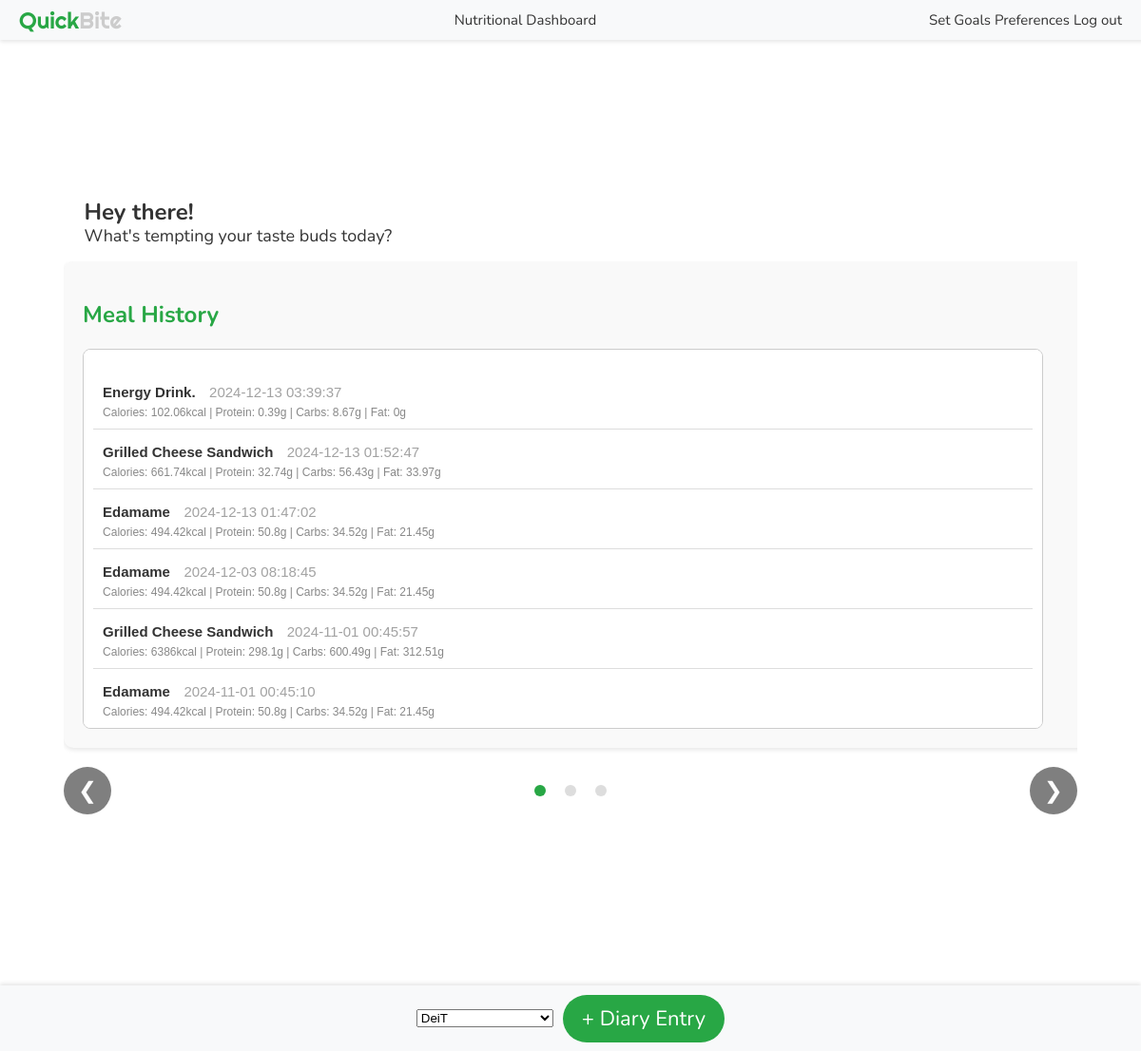
/dashboard (signed in), run on the app's committed database.
### tables this page shows
CREATE TABLE diary_meal_entries (
    id INTEGER PRIMARY KEY AUTOINCREMENT,
    user_id INTEGER NOT NULL,           -- Foreign key to reference users table
    meal_name TEXT NOT NULL,   
    SUGAR_added_g INTEGER,
    CA_mg INTEGER,
    CHOCDF_net_g INTEGER,
    CHOCDF_g INTEGER,
    CHOLE_mg INTEGER,
    ENERC_KCAL_kcal INTEGER,
    FAMS_g INTEGER,
    FAPU_g INTEGER,
    FASAT_g INTEGER,
    FATRN_g INTEGER,
    FIBTG_g INTEGER,
    FOLDFE_microg INTEGER,
    FOLFD_microg INTEGER,
    FOLAC_microg INTEGER,
    FE_mg INTEGER,
    MG_mg INTEGER,
    NIA_mg INTEGER,
    P_mg INTEGER,
    K_mg INTEGER,
    PROCNT_g INTEGER,
    RIBF_mg INTEGER,
    NA_mg INTEGER,
    SUGAR_ALCOHOL_g INTEGER,
    SUGAR_g INTEGER,
    THIA_mg INTEGER,
    FAT_g INTEGER,
    VITA_RAE_microg INTEGER,
    VITB12_microg INTEGER,
    VITB6A_mg INTEGER,
    VITC_mg INTEGER,
    VITD_microg INTEGER,
    TOCPHA_mg INTEGER,
    VITK_microg INTEGER,
    WATER_g INTEGER,
    ZN_mg INTEGER,
    timestamp TEXT NOT NULL              -- Timestamp when the meal was logged
, path_to_image TEXT, serving_count integer);

### app.py (the view)
@app.route("/dashboard")
@login_required
def dashboard():
    db = get_db()
    cursor = db.cursor()
    cursor.execute(
        """SELECT *, ENERC_KCAL_kcal as calories,
                   PROCNT_g as protein, CHOCDF_g as carbs, FAT_g as fat, timestamp FROM diary_meal_entries
                   WHERE user_id = ? ORDER BY datetime(timestamp) DESC""",
        (current_user.id,),
    )
    meals = cursor.fetchall()
    seven_days_ago = datetime.now() - timedelta(days=7)
    cursor.execute(
        """
        SELECT strftime('%Y-%m-%d', timestamp) AS day,
               SUM(ENERC_KCAL_kcal) AS calories,
               SUM(PROCNT_g) as protein,
               SUM(CHOCDF_g) as carbs,
               SUM(FAT_g) as fat
        FROM diary_meal_entries
        WHERE user_id = ? AND timestamp >= ?
        GROUP BY day
        ORDER BY day DESC
    """,
        (current_user.id, seven_days_ago),
    )
    meals_last_7_days = cursor.fetchall()
    cursor.execute(
        """
        WITH current_user_diary_meal_entries AS (
        SELECT * FROM diary_meal_entries
        WHERE user_id = ? AND DATE(timestamp) = DATE()
        )
        , current_user_table as (
        SELECT * FROM users
        WHERE id = ?
        )
        , today_nutrients AS (
        SELECT
        'Calories' AS nutrients,
        SUM(ENERC_KCAL_kcal) AS daily_calories
        FROM current_user_diary_meal_entries
        GROUP BY 1
        UNION
        SELECT
        'Proteins' AS nutrients,
        SUM(PROCNT_g)*4/SUM(ENERC_KCAL_kcal)*100 as daily_protein_pct
        FROM current_user_diary_meal_entries
        GROUP BY 1
        UNION
        SELECT
        'Carbs' AS nutrients,
        SUM(CHOCDF_g)*4/SUM(ENERC_KCAL_kcal)*100 as daily_carbs_pct
        FROM current_user_diary_meal_entries
        GROUP BY 1
        UNION
        SELECT
        'Fats' AS nutrients,
        SUM(FAT_g)*9/SUM(ENERC_KCAL_kcal)*100 as daily_fat_pct
        FROM current_user_diary_meal_entries
        GROUP BY 1
        )
        , daily_goals as (
        SELECT KEY AS nutrients, value AS set_goals
        FROM current_user_table, json_each(goals)
        )
        SELECT b.nutrients,
        ROUND(COALESCE(a.daily_calories,0),2) AS daily_calories,
        CAST(b.set_goals AS INTEGER) AS set_goals,
        ROUND(COALESCE(a.daily_calories,0)/NULLIF(CAST(b.set_goals AS INTEGER),0)*100,2) AS pct_of_goal
        FROM daily_goals b
        LEFT JOIN today_nutrients a ON
            a.nutrients = b.nutrients
    """,
        (
            current_user.id,
            current_user.id,
        ),
    )
    goals = cursor.fetchall()
    db.close()
    return render_template(
        "dashboard.html",
        user=current_user,
        meals=meals,
        user_id=current_user.id,
        meals_last_7_days=json.dumps(meals_last_7_days),
        goals=json.dumps(goals),
    )

### app.py (called while the page is built)
def get_db():
    if "db" not in g:
        g.db = sqlite3.connect("database.db")
    return g.db

@login_manager.user_loader
def load_user(user_id):
    db = get_db()
    cursor = db.cursor()
    cursor.execute("SELECT * FROM users WHERE id = ?", (user_id,))
    user_data = cursor.fetchone()
    if user_data:
        return User(*user_data)
    return None

### templates/dashboard.html (shortened to what this page needs)
<!DOCTYPE html>
<html lang="en">
<head>
    <link rel="stylesheet" href="{{ url_for('static', filename='css/style.css') }}">
</head>
<body class="no-background">
    <div class="header-bar">
        <div class="left" id="title-refresh">
            <span style="color: #28a745;">Quick</span><span style="color: #cccccc;">Bite</span>
        </div>
        <div class="center">Nutritional Dashboard</div>
        <div class="right">
            <a href="{{ url_for('goals') }}" style="text-decoration: none; color: inherit;"> Set Goals</a>
            <a href="{{ url_for('preferences') }}" style="text-decoration: none; color: inherit;">Preferences</a>
            <a href="{{ url_for('logout') }}" style="text-decoration: none; color: inherit;">Log out</a>
        </div>
    </div>
    <div class="grid-layout">
        <p class="greeting-text">
            <span class="greeting-main">Hey there!</span><span class="greeting-sub">What's tempting your taste buds
                today?</span>
        </p>
        <div class="carousel-container">
            <div class="carousel">
                <div class="carousel-item">
                    <h2>Meal History</h2>
                    <div class="meal-list">
                        <ul>
                            {% for meal in meals %}
                            <li data-meal-id="{{ meal[0] }}">
                                <span class="meal-name">{{ meal[2] }}</span>
                                <span class="meal-time">{{ meal[-1] }}</span><br>
                                <span class="meal-info">
                                    Calories: {{ meal[8] }}kcal | Protein: {{ meal[22] }}g | Carbs: {{ meal[6] }}g |
                                    Fat: {{ meal[28] }}g
                                </span>
                            </li>
                            {% else %}
                            <li>No meals recorded yet.</li>
                            {% endfor %}
                        </ul>
                    </div>
                </div>
            </div>
            <div class="carousel-controls">
                <button class="carousel-prev" onclick="prevSlide()">&#10094;</button>
                <div class="carousel-indicators">
                    <span class="indicator active" onclick="showSlide(0)"></span>
                    <span class="indicator" onclick="showSlide(1)"></span>
                    <span class="indicator" onclick="showSlide(2)"></span>
                </div>
                <button class="carousel-next" onclick="nextSlide()">&#10095;</button>
            </div>
        </div>
    </div>
    <div class="bottom-bar">
        <form id="uploadForm" action="/upload" method="POST" enctype="multipart/form-data">
            <select id="model-select" name="model">
                <option value="deit">DeiT</option>
            </select>
        </form>
        <button class="add-diary-button" onclick="triggerFileUpload()">+ Diary Entry</button>
    </div>
</body>
</html>

### static/css/style.css (style rules this page uses)
body { font-family: 'Nunito', sans-serif; background-size: cover; background-position: center; animation: fadeBackground 30s infinite; color: #333; margin: 0; padding: 0; display: flex; justify-content: center; align-items: center; height: 100vh; animation-timing-function:cubic-bezier(0.895, 0.03, 0.685, 0.22) }
h2 { color: #333; font: 24px 'Righteous'; color: #28a745; margin-bottom: 20px; }
p { font-family: 'nunito', sans-serif; color: #a2a2a2; }
button { width: 100%; padding: 10px; background-color: #888888; color: white; border: none; border-radius: 4px; cursor: pointer; margin: 10px 0; }
a { color: #888888; text-decoration: none; }
.meal-list { background-color: #fff; height: auto; overflow-y: auto; border: 1px solid #ccc; padding: 10px; border-radius: 8px; max-width: 32%; min-height: 400px; box-sizing: border-box; }
.meal-list ul { padding: 0; list-style-type: none; }
.meal-list li { padding: 10px; margin: 5px 0; border-bottom: 1px solid #ddd; }
.no-background { background: none !important; }
.header-bar { position: fixed; top: 0; left: 0; width: 100%; height: 42px; background-color: #f8f9fa; display: flex; justify-content: space-between; align-items: center; padding: 0 20px; box-shadow: 0 2px 4px rgba(0, 0, 0, 0.1); z-index: 1000; }
.header-bar .left { font-family: 'Righteous', sans-serif; font-size: 24px; }
.header-bar .center { font-family: 'nunito', sans-serif; font-size: 15px; text-align: center; flex: 1; }
.header-bar .right { font-family: 'nunito', sans-serif; font-size: 15px; text-align: right; padding-right: 40px; }
.bottom-bar { position: fixed; bottom: 0; left: 0; width: 100%; height: 69px; background-color: #f8f9fa; display: flex; justify-content: center; align-items: center; gap: 10px; box-shadow: 0 -2px 4px rgba(0, 0, 0, 0.1); z-index: 1000; }
.add-diary-button { background-color: #28a745; border: none; padding: 10px 20px; font-size: 22px; border-radius: 69px; width: auto; font-family: 'nunito', sans-serif; cursor: pointer; }
.meal-name { font-weight: bold; font-size: 15px; }
.meal-time { color: #a2a2a2; font-size: 15px; margin-left: 10px; }
.meal-info { color: #888888; font-size: 12px; display: block; margin-top: 5px; }
.greeting-text { display: block; font-family: 'Nunito', sans-serif; font-size: 18px; text-align: left; color: #333; padding-left: 2%; }
.greeting-main { font-size: 24px; font-weight: bold; display: block; }
.grid-layout { display: grid; grid-template-columns: 1fr; grid-template-rows: auto auto; padding: 20px; max-width: 1400px; margin: 0 auto; }
.greeting-sub { font-size: 18px; display: block; line-height: 1; }
.carousel-container { position: relative; max-width: 1200px; margin: 0 auto; overflow: hidden; padding-bottom: 50px; }
.carousel-container { position: relative; margin: 0 auto; overflow: hidden; }
.carousel { display: flex; transition: transform 0.5s ease-in-out; width: 300%; }
.carousel-item { min-width: 100%; box-sizing: border-box; padding: 20px; background-color: #f9f9f9; border-radius: 10px; box-shadow: 0 2px 5px rgba(0, 0, 0, 0.1); }
.carousel-controls { display: flex; justify-content: space-between; align-items: center; margin-top: 10px; width: 100%; }
.carousel-prev, .carousel-next { background-color: rgba(0, 0, 0, 0.5); color: white; border: none; padding: 10px; cursor: pointer; font-size: 24px; border-radius: 50%; width: 50px; height: 50px; transition: background-color 0.3s ease; display: flex; justify-content: center; align-items: center; }
.carousel-indicators { position: absolute; left: 50%; transform: translateX(-50%); display: flex; justify-content: center; align-items: center; gap: 10px; }
.indicator { display: inline-block; width: 12px; height: 12px; margin: 0 5px; background-color: #ddd; border-radius: 50%; cursor: pointer; }
.indicator.active { background-color: #28a745; }
.carousel-item h2 { font-family: 'Nunito', sans-serif; font-weight: 700; font-size: 24px; color: #28a745; margin-bottom: 20px; }
#title-refresh { cursor: pointer; }

### templates/dashboard.html (style rules this page uses)
body { font-family: Arial, sans-serif; }
.meal-list { height: 300px; overflow-y: scroll; }

### data on the page
diary_meal_entries: meal_name "Energy Drink.", timestamp "2024-12-13 03:39:37", ENERC_KCAL_kcal "102.06", PROCNT_g "0.39", CHOCDF_g "8.67", FAT_g "0"
diary_meal_entries: meal_name "Grilled Cheese Sandwich", timestamp "2024-12-13 01:52:47", ENERC_KCAL_kcal "661.74", PROCNT_g "32.74", CHOCDF_g "56.43", FAT_g "33.97"
diary_meal_entries: meal_name "Edamame", timestamp "2024-12-13 01:47:02", ENERC_KCAL_kcal "494.42", PROCNT_g "50.8", CHOCDF_g "34.52", FAT_g "21.45"
diary_meal_entries: meal_name "Edamame", timestamp "2024-12-03 08:18:45", ENERC_KCAL_kcal "494.42", PROCNT_g "50.8", CHOCDF_g "34.52", FAT_g "21.45"
diary_meal_entries: meal_name "Grilled Cheese Sandwich", timestamp "2024-11-01 00:45:57", ENERC_KCAL_kcal "6386", PROCNT_g "298.1", CHOCDF_g "600.49", FAT_g "312.51"
diary_meal_entries: meal_name "Edamame", timestamp "2024-11-01 00:45:10", ENERC_KCAL_kcal "494.42", PROCNT_g "50.8", CHOCDF_g "34.52", FAT_g "21.45"
